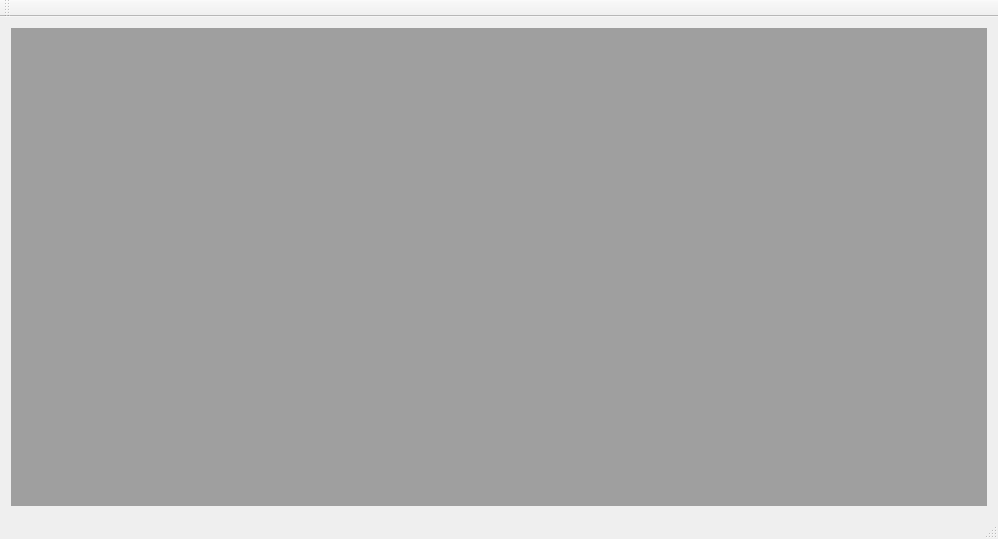
<?xml version="1.0" encoding="UTF-8"?>
<ui version="4.0">
 <class>FenPrincipale</class>
 <widget class="QMainWindow" name="FenPrincipale">
  <property name="geometry">
   <rect>
    <x>0</x>
    <y>0</y>
    <width>998</width>
    <height>539</height>
   </rect>
  </property>
  <property name="windowTitle">
   <string>FenPrincipale</string>
  </property>
  <widget class="QWidget" name="centralWidget">
   <layout class="QHBoxLayout" name="horizontalLayout_4">
    <item>
     <widget class="QMdiArea" name="mdiArea">
      <property name="viewMode">
       <enum>QMdiArea::SubWindowView</enum>
      </property>
      <widget class="QWidget" name="tableWindow">
       <property name="windowTitle">
        <string>Sous fenêtre</string>
       </property>
       <layout class="QVBoxLayout" name="verticalLayout_2">
        <item>
         <widget class="QTableView" name="table">
          <property name="editTriggers">
           <set>QAbstractItemView::NoEditTriggers</set>
          </property>
         </widget>
        </item>
       </layout>
      </widget>
      <widget class="QWidget" name="infosWindow">
       <property name="windowTitle">
        <string>Sous fenêtre</string>
       </property>
       <layout class="QHBoxLayout" name="horizontalLayout_5">
        <item>
         <widget class="QWidget" name="widget" native="true">
          <layout class="QGridLayout" name="gridLayout">
           <item row="1" column="0">
            <widget class="QGroupBox" name="groupBox_2">
             <property name="title">
              <string>Gyroscope</string>
             </property>
             <layout class="QVBoxLayout" name="verticalLayout_4">
              <item>
               <layout class="QGridLayout" name="gridLayout_7">
                <item row="0" column="0">
                 <widget class="QLabel" name="label_8">
                  <property name="text">
                   <string>Gyr - X</string>
                  </property>
                 </widget>
                </item>
                <item row="0" column="1">
                 <widget class="QLCDNumber" name="lcdNumber_8"/>
                </item>
               </layout>
              </item>
              <item>
               <layout class="QGridLayout" name="gridLayout_6">
                <item row="0" column="0">
                 <widget class="QLabel" name="label_7">
                  <property name="text">
                   <string>Gyr - Y</string>
                  </property>
                 </widget>
                </item>
                <item row="0" column="1">
                 <widget class="QLCDNumber" name="lcdNumber_7"/>
                </item>
               </layout>
              </item>
              <item>
               <layout class="QGridLayout" name="gridLayout_5">
                <item row="0" column="0">
                 <widget class="QLabel" name="label_6">
                  <property name="text">
                   <string>Gyr - Z</string>
                  </property>
                 </widget>
                </item>
                <item row="0" column="1">
                 <widget class="QLCDNumber" name="lcdNumber_6"/>
                </item>
               </layout>
              </item>
             </layout>
            </widget>
           </item>
           <item row="1" column="1">
            <widget class="QGroupBox" name="groupBox">
             <property name="title">
              <string>GPS</string>
             </property>
             <layout class="QVBoxLayout" name="verticalLayout_3">
              <item>
               <layout class="QHBoxLayout" name="horizontalLayout_3">
                <item>
                 <widget class="QLabel" name="label">
                  <property name="text">
                   <string>Altitude</string>
                  </property>
                 </widget>
                </item>
                <item>
                 <widget class="QLCDNumber" name="lcdNumber"/>
                </item>
               </layout>
              </item>
              <item>
               <layout class="QHBoxLayout" name="horizontalLayout">
                <item>
                 <widget class="QLabel" name="label_2">
                  <property name="text">
                   <string>Position X</string>
                  </property>
                 </widget>
                </item>
                <item>
                 <widget class="QLCDNumber" name="lcdNumber_2"/>
                </item>
               </layout>
              </item>
              <item>
               <layout class="QHBoxLayout" name="horizontalLayout_2">
                <item>
                 <widget class="QLabel" name="label_3">
                  <property name="text">
                   <string>Position Y</string>
                  </property>
                 </widget>
                </item>
                <item>
                 <widget class="QLCDNumber" name="lcdNumber_3"/>
                </item>
               </layout>
              </item>
             </layout>
            </widget>
           </item>
           <item row="2" column="0">
            <widget class="QGroupBox" name="groupBox_3">
             <property name="title">
              <string>Températures</string>
             </property>
             <layout class="QVBoxLayout" name="verticalLayout">
              <item>
               <layout class="QGridLayout" name="gridLayout_9">
                <item row="0" column="0">
                 <widget class="QLabel" name="label_10">
                  <property name="text">
                   <string>Exterieur</string>
                  </property>
                 </widget>
                </item>
                <item row="0" column="1">
                 <widget class="QLCDNumber" name="lcdNumber_10"/>
                </item>
               </layout>
              </item>
              <item>
               <layout class="QGridLayout" name="gridLayout_8">
                <item row="0" column="1">
                 <widget class="QLCDNumber" name="lcdNumber_9"/>
                </item>
                <item row="0" column="0">
                 <widget class="QLabel" name="label_9">
                  <property name="text">
                   <string>Interieur</string>
                  </property>
                 </widget>
                </item>
               </layout>
              </item>
             </layout>
            </widget>
           </item>
           <item row="2" column="1">
            <widget class="QGroupBox" name="groupBox_4">
             <property name="title">
              <string>Pressions</string>
             </property>
             <layout class="QVBoxLayout" name="verticalLayout_5">
              <item>
               <layout class="QGridLayout" name="gridLayout_10">
                <item row="0" column="0">
                 <widget class="QLabel" name="label_11">
                  <property name="text">
                   <string>Exterieur</string>
                  </property>
                 </widget>
                </item>
                <item row="0" column="1">
                 <widget class="QLCDNumber" name="lcdNumber_11"/>
                </item>
               </layout>
              </item>
              <item>
               <layout class="QGridLayout" name="gridLayout_11">
                <item row="0" column="1">
                 <widget class="QLCDNumber" name="lcdNumber_12"/>
                </item>
                <item row="0" column="0">
                 <widget class="QLabel" name="label_12">
                  <property name="text">
                   <string>Interieur</string>
                  </property>
                 </widget>
                </item>
               </layout>
              </item>
             </layout>
            </widget>
           </item>
           <item row="3" column="0">
            <widget class="QGroupBox" name="groupBox_5">
             <property name="title">
              <string>Gazs</string>
             </property>
             <layout class="QVBoxLayout" name="verticalLayout_6">
              <item>
               <layout class="QGridLayout" name="gridLayout_12">
                <item row="0" column="1">
                 <widget class="QLCDNumber" name="lcdNumber_13"/>
                </item>
                <item row="0" column="0">
                 <widget class="QLabel" name="label_13">
                  <property name="text">
                   <string>CH4</string>
                  </property>
                 </widget>
                </item>
               </layout>
              </item>
              <item>
               <layout class="QGridLayout" name="gridLayout_13">
                <item row="0" column="0">
                 <widget class="QLabel" name="label_14">
                  <property name="text">
                   <string>CO2</string>
                  </property>
                 </widget>
                </item>
                <item row="0" column="1">
                 <widget class="QLCDNumber" name="lcdNumber_14"/>
                </item>
               </layout>
              </item>
             </layout>
            </widget>
           </item>
          </layout>
         </widget>
        </item>
       </layout>
      </widget>
     </widget>
    </item>
   </layout>
  </widget>
  <widget class="QMenuBar" name="menuBar">
   <property name="geometry">
    <rect>
     <x>0</x>
     <y>0</y>
     <width>998</width>
     <height>25</height>
    </rect>
   </property>
  </widget>
  <widget class="QToolBar" name="mainToolBar">
   <attribute name="toolBarArea">
    <enum>TopToolBarArea</enum>
   </attribute>
   <attribute name="toolBarBreak">
    <bool>false</bool>
   </attribute>
  </widget>
  <widget class="QStatusBar" name="statusBar"/>
 </widget>
 <layoutdefault spacing="6" margin="11"/>
 <resources/>
 <connections/>
</ui>
